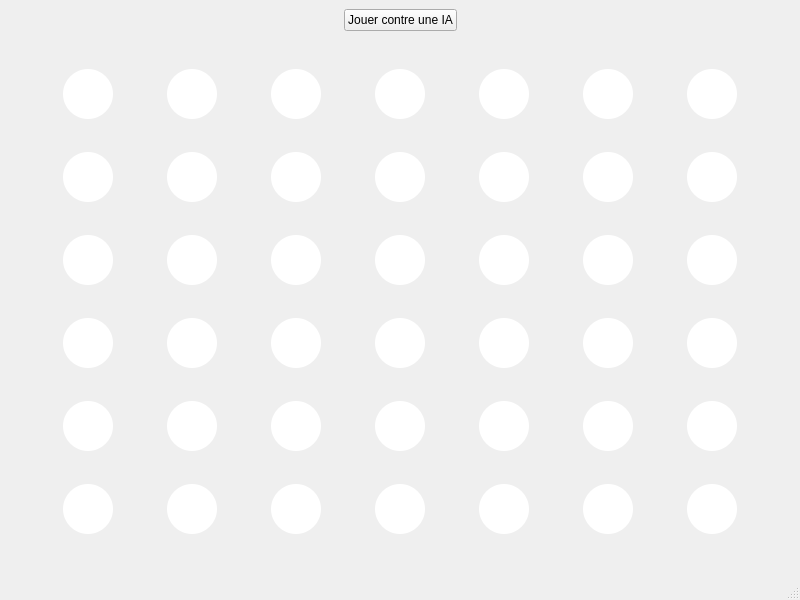
<?xml version="1.0" encoding="UTF-8"?>
<ui version="4.0">
 <class>MainWindow</class>
 <widget class="QMainWindow" name="MainWindow">
  <property name="geometry">
   <rect>
    <x>0</x>
    <y>0</y>
    <width>800</width>
    <height>600</height>
   </rect>
  </property>
  <property name="windowTitle">
   <string>Puissance 4</string>
  </property>
  <widget class="QWidget" name="centralwidget">
   <layout class="QGridLayout" name="gridLayout">
    <property name="spacing">
     <number>5</number>
    </property>
    <item row="1" column="1" rowspan="6" colspan="7">
     <layout class="QGridLayout" name="gridLayout">
      <property name="margin" stdset="0">
       <number>10</number>
      </property>
      <property name="spacing">
       <number>10</number>
      </property>
      <item row="0" column="0">
       <widget class="QPushButton" name="pushButton_0_0">
        <property name="styleSheet">
         <string notr="true">QPushButton {
                                background-color: #ffffff;  /* White color for the button background */
                                border-radius: 25px;  /* Circular buttons */
                                min-width: 50px;  /* Minimum width */
                                min-height: 50px;  /* Minimum height */
                                max-width: 50px;  /* Maximum width to maintain the circle shape */
                                max-height: 50px;  /* Maximum height to maintain the circle shape */
                            }
                            </string>
        </property>
       </widget>
      </item>
      <item row="0" column="1">
       <widget class="QPushButton" name="pushButton_0_1">
        <property name="styleSheet">
         <string notr="true">QPushButton {
                                background-color: #ffffff;  /* White color for the button background */
                                border-radius: 25px;  /* Circular buttons */
                                min-width: 50px;  /* Minimum width */
                                min-height: 50px;  /* Minimum height */
                                max-width: 50px;  /* Maximum width to maintain the circle shape */
                                max-height: 50px;  /* Maximum height to maintain the circle shape */
                            }
                             </string>
        </property>
       </widget>
      </item>
      <item row="0" column="2">
       <widget class="QPushButton" name="pushButton_0_2">
        <property name="styleSheet">
         <string notr="true">QPushButton {
                                background-color: #ffffff;  /* White color for the button background */
                                border-radius: 25px;  /* Circular buttons */
                                min-width: 50px;  /* Minimum width */
                                min-height: 50px;  /* Minimum height */
                                max-width: 50px;  /* Maximum width to maintain the circle shape */
                                max-height: 50px;  /* Maximum height to maintain the circle shape */
                            }
                             </string>
        </property>
       </widget>
      </item>
      <item row="0" column="3">
       <widget class="QPushButton" name="pushButton_0_3">
        <property name="styleSheet">
         <string notr="true">QPushButton {
                                background-color: #ffffff;  /* White color for the button background */
                                border-radius: 25px;  /* Circular buttons */
                                min-width: 50px;  /* Minimum width */
                                min-height: 50px;  /* Minimum height */
                                max-width: 50px;  /* Maximum width to maintain the circle shape */
                                max-height: 50px;  /* Maximum height to maintain the circle shape */
                            }
                             </string>
        </property>
       </widget>
      </item>
      <item row="0" column="4">
       <widget class="QPushButton" name="pushButton_0_4">
        <property name="styleSheet">
         <string notr="true">QPushButton {
                                background-color: #ffffff;  /* White color for the button background */
                                border-radius: 25px;  /* Circular buttons */
                                min-width: 50px;  /* Minimum width */
                                min-height: 50px;  /* Minimum height */
                                max-width: 50px;  /* Maximum width to maintain the circle shape */
                                max-height: 50px;  /* Maximum height to maintain the circle shape */
                            }
                             </string>
        </property>
       </widget>
      </item>
      <item row="0" column="5">
       <widget class="QPushButton" name="pushButton_0_5">
        <property name="styleSheet">
         <string notr="true">QPushButton {
                                background-color: #ffffff;  /* White color for the button background */
                                border-radius: 25px;  /* Circular buttons */
                                min-width: 50px;  /* Minimum width */
                                min-height: 50px;  /* Minimum height */
                                max-width: 50px;  /* Maximum width to maintain the circle shape */
                                max-height: 50px;  /* Maximum height to maintain the circle shape */
                            }
                             </string>
        </property>
       </widget>
      </item>
      <item row="0" column="6">
       <widget class="QPushButton" name="pushButton_0_6">
        <property name="styleSheet">
         <string notr="true">QPushButton {
                                background-color: #ffffff;  /* White color for the button background */
                                border-radius: 25px;  /* Circular buttons */
                                min-width: 50px;  /* Minimum width */
                                min-height: 50px;  /* Minimum height */
                                max-width: 50px;  /* Maximum width to maintain the circle shape */
                                max-height: 50px;  /* Maximum height to maintain the circle shape */
                            }
                             </string>
        </property>
       </widget>
      </item>
      <item row="1" column="0">
       <widget class="QPushButton" name="pushButton_1_0">
        <property name="styleSheet">
         <string notr="true">QPushButton {
                                background-color: #ffffff;  /* White color for the button background */
                                border-radius: 25px;  /* Circular buttons */
                                min-width: 50px;  /* Minimum width */
                                min-height: 50px;  /* Minimum height */
                                max-width: 50px;  /* Maximum width to maintain the circle shape */
                                max-height: 50px;  /* Maximum height to maintain the circle shape */
                            }
                             </string>
        </property>
       </widget>
      </item>
      <item row="1" column="1">
       <widget class="QPushButton" name="pushButton_1_1">
        <property name="styleSheet">
         <string notr="true">QPushButton {
                                background-color: #ffffff;  /* White color for the button background */
                                border-radius: 25px;  /* Circular buttons */
                                min-width: 50px;  /* Minimum width */
                                min-height: 50px;  /* Minimum height */
                                max-width: 50px;  /* Maximum width to maintain the circle shape */
                                max-height: 50px;  /* Maximum height to maintain the circle shape */
                            }
                             </string>
        </property>
       </widget>
      </item>
      <item row="1" column="2">
       <widget class="QPushButton" name="pushButton_1_2">
        <property name="styleSheet">
         <string notr="true">QPushButton {
                                background-color: #ffffff;  /* White color for the button background */
                                border-radius: 25px;  /* Circular buttons */
                                min-width: 50px;  /* Minimum width */
                                min-height: 50px;  /* Minimum height */
                                max-width: 50px;  /* Maximum width to maintain the circle shape */
                                max-height: 50px;  /* Maximum height to maintain the circle shape */
                            }
                             </string>
        </property>
       </widget>
      </item>
      <item row="1" column="3">
       <widget class="QPushButton" name="pushButton_1_3">
        <property name="styleSheet">
         <string notr="true">QPushButton {
                                background-color: #ffffff;  /* White color for the button background */
                                border-radius: 25px;  /* Circular buttons */
                                min-width: 50px;  /* Minimum width */
                                min-height: 50px;  /* Minimum height */
                                max-width: 50px;  /* Maximum width to maintain the circle shape */
                                max-height: 50px;  /* Maximum height to maintain the circle shape */
                            }
                             </string>
        </property>
       </widget>
      </item>
      <item row="1" column="4">
       <widget class="QPushButton" name="pushButton_1_4">
        <property name="styleSheet">
         <string notr="true">QPushButton {
                                background-color: #ffffff;  /* White color for the button background */
                                border-radius: 25px;  /* Circular buttons */
                                min-width: 50px;  /* Minimum width */
                                min-height: 50px;  /* Minimum height */
                                max-width: 50px;  /* Maximum width to maintain the circle shape */
                                max-height: 50px;  /* Maximum height to maintain the circle shape */
                            }
                             </string>
        </property>
       </widget>
      </item>
      <item row="1" column="5">
       <widget class="QPushButton" name="pushButton_1_5">
        <property name="styleSheet">
         <string notr="true">QPushButton {
                                background-color: #ffffff;  /* White color for the button background */
                                border-radius: 25px;  /* Circular buttons */
                                min-width: 50px;  /* Minimum width */
                                min-height: 50px;  /* Minimum height */
                                max-width: 50px;  /* Maximum width to maintain the circle shape */
                                max-height: 50px;  /* Maximum height to maintain the circle shape */
                            }
                             </string>
        </property>
       </widget>
      </item>
      <item row="1" column="6">
       <widget class="QPushButton" name="pushButton_1_6">
        <property name="styleSheet">
         <string notr="true">QPushButton {
                                background-color: #ffffff;  /* White color for the button background */
                                border-radius: 25px;  /* Circular buttons */
                                min-width: 50px;  /* Minimum width */
                                min-height: 50px;  /* Minimum height */
                                max-width: 50px;  /* Maximum width to maintain the circle shape */
                                max-height: 50px;  /* Maximum height to maintain the circle shape */
                            }
                             </string>
        </property>
       </widget>
      </item>
      <item row="2" column="0">
       <widget class="QPushButton" name="pushButton_2_0">
        <property name="styleSheet">
         <string notr="true">QPushButton {
                                background-color: #ffffff;  /* White color for the button background */
                                border-radius: 25px;  /* Circular buttons */
                                min-width: 50px;  /* Minimum width */
                                min-height: 50px;  /* Minimum height */
                                max-width: 50px;  /* Maximum width to maintain the circle shape */
                                max-height: 50px;  /* Maximum height to maintain the circle shape */
                            }
                             </string>
        </property>
       </widget>
      </item>
      <item row="2" column="1">
       <widget class="QPushButton" name="pushButton_2_1">
        <property name="styleSheet">
         <string notr="true">QPushButton {
                                background-color: #ffffff;  /* White color for the button background */
                                border-radius: 25px;  /* Circular buttons */
                                min-width: 50px;  /* Minimum width */
                                min-height: 50px;  /* Minimum height */
                                max-width: 50px;  /* Maximum width to maintain the circle shape */
                                max-height: 50px;  /* Maximum height to maintain the circle shape */
                            }
                             </string>
        </property>
       </widget>
      </item>
      <item row="2" column="2">
       <widget class="QPushButton" name="pushButton_2_2">
        <property name="styleSheet">
         <string notr="true">QPushButton {
                                background-color: #ffffff;  /* White color for the button background */
                                border-radius: 25px;  /* Circular buttons */
                                min-width: 50px;  /* Minimum width */
                                min-height: 50px;  /* Minimum height */
                                max-width: 50px;  /* Maximum width to maintain the circle shape */
                                max-height: 50px;  /* Maximum height to maintain the circle shape */
                            }
                             </string>
        </property>
       </widget>
      </item>
      <item row="2" column="3">
       <widget class="QPushButton" name="pushButton_2_3">
        <property name="styleSheet">
         <string notr="true">QPushButton {
                                background-color: #ffffff;  /* White color for the button background */
                                border-radius: 25px;  /* Circular buttons */
                                min-width: 50px;  /* Minimum width */
                                min-height: 50px;  /* Minimum height */
                                max-width: 50px;  /* Maximum width to maintain the circle shape */
                                max-height: 50px;  /* Maximum height to maintain the circle shape */
                            }
                             </string>
        </property>
       </widget>
      </item>
      <item row="2" column="4">
       <widget class="QPushButton" name="pushButton_2_4">
        <property name="styleSheet">
         <string notr="true">QPushButton {
                                background-color: #ffffff;  /* White color for the button background */
                                border-radius: 25px;  /* Circular buttons */
                                min-width: 50px;  /* Minimum width */
                                min-height: 50px;  /* Minimum height */
                                max-width: 50px;  /* Maximum width to maintain the circle shape */
                                max-height: 50px;  /* Maximum height to maintain the circle shape */
                            }
                             </string>
        </property>
       </widget>
      </item>
      <item row="2" column="5">
       <widget class="QPushButton" name="pushButton_2_5">
        <property name="styleSheet">
         <string notr="true">QPushButton {
                                background-color: #ffffff;  /* White color for the button background */
                                border-radius: 25px;  /* Circular buttons */
                                min-width: 50px;  /* Minimum width */
                                min-height: 50px;  /* Minimum height */
                                max-width: 50px;  /* Maximum width to maintain the circle shape */
                                max-height: 50px;  /* Maximum height to maintain the circle shape */
                            }
                             </string>
        </property>
       </widget>
      </item>
      <item row="2" column="6">
       <widget class="QPushButton" name="pushButton_2_6">
        <property name="styleSheet">
         <string notr="true">QPushButton {
                                background-color: #ffffff;  /* White color for the button background */
                                border-radius: 25px;  /* Circular buttons */
                                min-width: 50px;  /* Minimum width */
                                min-height: 50px;  /* Minimum height */
                                max-width: 50px;  /* Maximum width to maintain the circle shape */
                                max-height: 50px;  /* Maximum height to maintain the circle shape */
                            }
                             </string>
        </property>
       </widget>
      </item>
      <item row="3" column="0">
       <widget class="QPushButton" name="pushButton_3_0">
        <property name="styleSheet">
         <string notr="true">QPushButton {
                                background-color: #ffffff;  /* White color for the button background */
                                border-radius: 25px;  /* Circular buttons */
                                min-width: 50px;  /* Minimum width */
                                min-height: 50px;  /* Minimum height */
                                max-width: 50px;  /* Maximum width to maintain the circle shape */
                                max-height: 50px;  /* Maximum height to maintain the circle shape */
                            }
                             </string>
        </property>
       </widget>
      </item>
      <item row="3" column="1">
       <widget class="QPushButton" name="pushButton_3_1">
        <property name="styleSheet">
         <string notr="true">QPushButton {
                                background-color: #ffffff;  /* White color for the button background */
                                border-radius: 25px;  /* Circular buttons */
                                min-width: 50px;  /* Minimum width */
                                min-height: 50px;  /* Minimum height */
                                max-width: 50px;  /* Maximum width to maintain the circle shape */
                                max-height: 50px;  /* Maximum height to maintain the circle shape */
                            }
                             </string>
        </property>
       </widget>
      </item>
      <item row="3" column="2">
       <widget class="QPushButton" name="pushButton_3_2">
        <property name="styleSheet">
         <string notr="true">QPushButton {
                                background-color: #ffffff;  /* White color for the button background */
                                border-radius: 25px;  /* Circular buttons */
                                min-width: 50px;  /* Minimum width */
                                min-height: 50px;  /* Minimum height */
                                max-width: 50px;  /* Maximum width to maintain the circle shape */
                                max-height: 50px;  /* Maximum height to maintain the circle shape */
                            }
                             </string>
        </property>
       </widget>
      </item>
      <item row="3" column="3">
       <widget class="QPushButton" name="pushButton_3_3">
        <property name="styleSheet">
         <string notr="true">QPushButton {
                                background-color: #ffffff;  /* White color for the button background */
                                border-radius: 25px;  /* Circular buttons */
                                min-width: 50px;  /* Minimum width */
                                min-height: 50px;  /* Minimum height */
                                max-width: 50px;  /* Maximum width to maintain the circle shape */
                                max-height: 50px;  /* Maximum height to maintain the circle shape */
                            }
                             </string>
        </property>
       </widget>
      </item>
      <item row="3" column="4">
       <widget class="QPushButton" name="pushButton_3_4">
        <property name="styleSheet">
         <string notr="true">QPushButton {
                                background-color: #ffffff;  /* White color for the button background */
                                border-radius: 25px;  /* Circular buttons */
                                min-width: 50px;  /* Minimum width */
                                min-height: 50px;  /* Minimum height */
                                max-width: 50px;  /* Maximum width to maintain the circle shape */
                                max-height: 50px;  /* Maximum height to maintain the circle shape */
                            }
                             </string>
        </property>
       </widget>
      </item>
      <item row="3" column="5">
       <widget class="QPushButton" name="pushButton_3_5">
        <property name="styleSheet">
         <string notr="true">QPushButton {
                                background-color: #ffffff;  /* White color for the button background */
                                border-radius: 25px;  /* Circular buttons */
                                min-width: 50px;  /* Minimum width */
                                min-height: 50px;  /* Minimum height */
                                max-width: 50px;  /* Maximum width to maintain the circle shape */
                                max-height: 50px;  /* Maximum height to maintain the circle shape */
                            }
                             </string>
        </property>
       </widget>
      </item>
      <item row="3" column="6">
       <widget class="QPushButton" name="pushButton_3_6">
        <property name="styleSheet">
         <string notr="true">QPushButton {
                                background-color: #ffffff;  /* White color for the button background */
                                border-radius: 25px;  /* Circular buttons */
                                min-width: 50px;  /* Minimum width */
                                min-height: 50px;  /* Minimum height */
                                max-width: 50px;  /* Maximum width to maintain the circle shape */
                                max-height: 50px;  /* Maximum height to maintain the circle shape */
                            }
                             </string>
        </property>
       </widget>
      </item>
      <item row="4" column="0">
       <widget class="QPushButton" name="pushButton_4_0">
        <property name="styleSheet">
         <string notr="true">QPushButton {
                                background-color: #ffffff;  /* White color for the button background */
                                border-radius: 25px;  /* Circular buttons */
                                min-width: 50px;  /* Minimum width */
                                min-height: 50px;  /* Minimum height */
                                max-width: 50px;  /* Maximum width to maintain the circle shape */
                                max-height: 50px;  /* Maximum height to maintain the circle shape */
                            }
                             </string>
        </property>
       </widget>
      </item>
      <item row="4" column="1">
       <widget class="QPushButton" name="pushButton_4_1">
        <property name="styleSheet">
         <string notr="true">QPushButton {
                                background-color: #ffffff;  /* White color for the button background */
                                border-radius: 25px;  /* Circular buttons */
                                min-width: 50px;  /* Minimum width */
                                min-height: 50px;  /* Minimum height */
                                max-width: 50px;  /* Maximum width to maintain the circle shape */
                                max-height: 50px;  /* Maximum height to maintain the circle shape */
                            }
                             </string>
        </property>
       </widget>
      </item>
      <item row="4" column="2">
       <widget class="QPushButton" name="pushButton_4_2">
        <property name="styleSheet">
         <string notr="true">QPushButton {
                                background-color: #ffffff;  /* White color for the button background */
                                border-radius: 25px;  /* Circular buttons */
                                min-width: 50px;  /* Minimum width */
                                min-height: 50px;  /* Minimum height */
                                max-width: 50px;  /* Maximum width to maintain the circle shape */
                                max-height: 50px;  /* Maximum height to maintain the circle shape */
                            }
                             </string>
        </property>
       </widget>
      </item>
      <item row="4" column="3">
       <widget class="QPushButton" name="pushButton_4_3">
        <property name="styleSheet">
         <string notr="true">QPushButton {
                                background-color: #ffffff;  /* White color for the button background */
                                border-radius: 25px;  /* Circular buttons */
                                min-width: 50px;  /* Minimum width */
                                min-height: 50px;  /* Minimum height */
                                max-width: 50px;  /* Maximum width to maintain the circle shape */
                                max-height: 50px;  /* Maximum height to maintain the circle shape */
                            }
                             </string>
        </property>
       </widget>
      </item>
      <item row="4" column="4">
       <widget class="QPushButton" name="pushButton_4_4">
        <property name="styleSheet">
         <string notr="true">QPushButton {
                                background-color: #ffffff;  /* White color for the button background */
                                border-radius: 25px;  /* Circular buttons */
                                min-width: 50px;  /* Minimum width */
                                min-height: 50px;  /* Minimum height */
                                max-width: 50px;  /* Maximum width to maintain the circle shape */
                                max-height: 50px;  /* Maximum height to maintain the circle shape */
                            }
                             </string>
        </property>
       </widget>
      </item>
      <item row="4" column="5">
       <widget class="QPushButton" name="pushButton_4_5">
        <property name="styleSheet">
         <string notr="true">QPushButton {
                                background-color: #ffffff;  /* White color for the button background */
                                border-radius: 25px;  /* Circular buttons */
                                min-width: 50px;  /* Minimum width */
                                min-height: 50px;  /* Minimum height */
                                max-width: 50px;  /* Maximum width to maintain the circle shape */
                                max-height: 50px;  /* Maximum height to maintain the circle shape */
                            }
                             </string>
        </property>
       </widget>
      </item>
      <item row="4" column="6">
       <widget class="QPushButton" name="pushButton_4_6">
        <property name="styleSheet">
         <string notr="true">QPushButton {
                                background-color: #ffffff;  /* White color for the button background */
                                border-radius: 25px;  /* Circular buttons */
                                min-width: 50px;  /* Minimum width */
                                min-height: 50px;  /* Minimum height */
                                max-width: 50px;  /* Maximum width to maintain the circle shape */
                                max-height: 50px;  /* Maximum height to maintain the circle shape */
                            }
                             </string>
        </property>
       </widget>
      </item>
      <item row="5" column="0">
       <widget class="QPushButton" name="pushButton_5_0">
        <property name="styleSheet">
         <string notr="true">QPushButton {
                                background-color: #ffffff;  /* White color for the button background */
                                border-radius: 25px;  /* Circular buttons */
                                min-width: 50px;  /* Minimum width */
                                min-height: 50px;  /* Minimum height */
                                max-width: 50px;  /* Maximum width to maintain the circle shape */
                                max-height: 50px;  /* Maximum height to maintain the circle shape */
                            }
                             </string>
        </property>
       </widget>
      </item>
      <item row="5" column="1">
       <widget class="QPushButton" name="pushButton_5_1">
        <property name="styleSheet">
         <string notr="true">QPushButton {
                                background-color: #ffffff;  /* White color for the button background */
                                border-radius: 25px;  /* Circular buttons */
                                min-width: 50px;  /* Minimum width */
                                min-height: 50px;  /* Minimum height */
                                max-width: 50px;  /* Maximum width to maintain the circle shape */
                                max-height: 50px;  /* Maximum height to maintain the circle shape */
                            }
                             </string>
        </property>
       </widget>
      </item>
      <item row="5" column="2">
       <widget class="QPushButton" name="pushButton_5_2">
        <property name="styleSheet">
         <string notr="true">QPushButton {
                                background-color: #ffffff;  /* White color for the button background */
                                border-radius: 25px;  /* Circular buttons */
                                min-width: 50px;  /* Minimum width */
                                min-height: 50px;  /* Minimum height */
                                max-width: 50px;  /* Maximum width to maintain the circle shape */
                                max-height: 50px;  /* Maximum height to maintain the circle shape */
                            }
                             </string>
        </property>
       </widget>
      </item>
      <item row="5" column="3">
       <widget class="QPushButton" name="pushButton_5_3">
        <property name="styleSheet">
         <string notr="true">QPushButton {
                                background-color: #ffffff;  /* White color for the button background */
                                border-radius: 25px;  /* Circular buttons */
                                min-width: 50px;  /* Minimum width */
                                min-height: 50px;  /* Minimum height */
                                max-width: 50px;  /* Maximum width to maintain the circle shape */
                                max-height: 50px;  /* Maximum height to maintain the circle shape */
                            }
                             </string>
        </property>
       </widget>
      </item>
      <item row="5" column="4">
       <widget class="QPushButton" name="pushButton_5_4">
        <property name="styleSheet">
         <string notr="true">QPushButton {
                                background-color: #ffffff;  /* White color for the button background */
                                border-radius: 25px;  /* Circular buttons */
                                min-width: 50px;  /* Minimum width */
                                min-height: 50px;  /* Minimum height */
                                max-width: 50px;  /* Maximum width to maintain the circle shape */
                                max-height: 50px;  /* Maximum height to maintain the circle shape */
                            }
                             </string>
        </property>
       </widget>
      </item>
      <item row="5" column="5">
       <widget class="QPushButton" name="pushButton_5_5">
        <property name="styleSheet">
         <string notr="true">QPushButton {
                                background-color: #ffffff;  /* White color for the button background */
                                border-radius: 25px;  /* Circular buttons */
                                min-width: 50px;  /* Minimum width */
                                min-height: 50px;  /* Minimum height */
                                max-width: 50px;  /* Maximum width to maintain the circle shape */
                                max-height: 50px;  /* Maximum height to maintain the circle shape */
                            }
                             </string>
        </property>
       </widget>
      </item>
      <item row="5" column="6">
       <widget class="QPushButton" name="pushButton_5_6">
        <property name="styleSheet">
         <string notr="true">QPushButton {
                                background-color: #ffffff;  /* White color for the button background */
                                border-radius: 25px;  /* Circular buttons */
                                min-width: 50px;  /* Minimum width */
                                min-height: 50px;  /* Minimum height */
                                max-width: 50px;  /* Maximum width to maintain the circle shape */
                                max-height: 50px;  /* Maximum height to maintain the circle shape */
                            }
                             </string>
        </property>
       </widget>
      </item>
     </layout>
    </item>
    <item row="0" column="4">
     <widget class="QPushButton" name="playVsAIButton">
      <property name="text">
       <string>Jouer contre une IA</string>
      </property>
     </widget>
    </item>
   </layout>
  </widget>
  <widget class="QMenuBar" name="menubar">
   <property name="geometry">
    <rect>
     <x>0</x>
     <y>0</y>
     <width>800</width>
     <height>37</height>
    </rect>
   </property>
  </widget>
  <widget class="QStatusBar" name="statusbar"/>
 </widget>
 <resources/>
 <connections/>
</ui>
